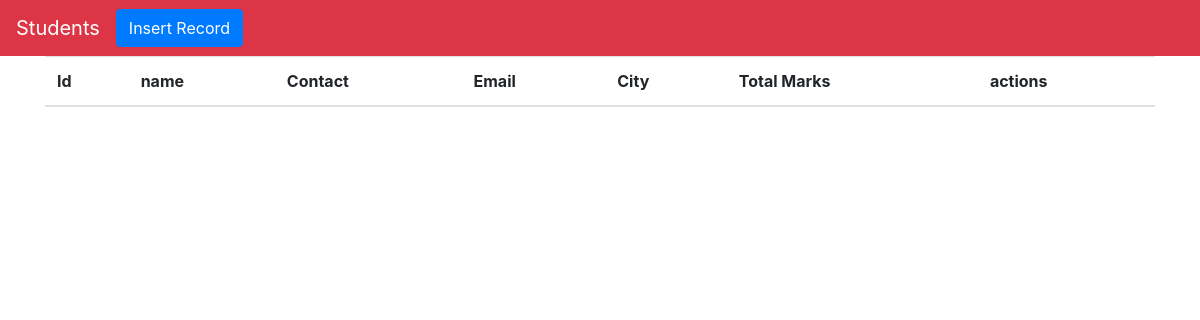
Before: / with the older database file.
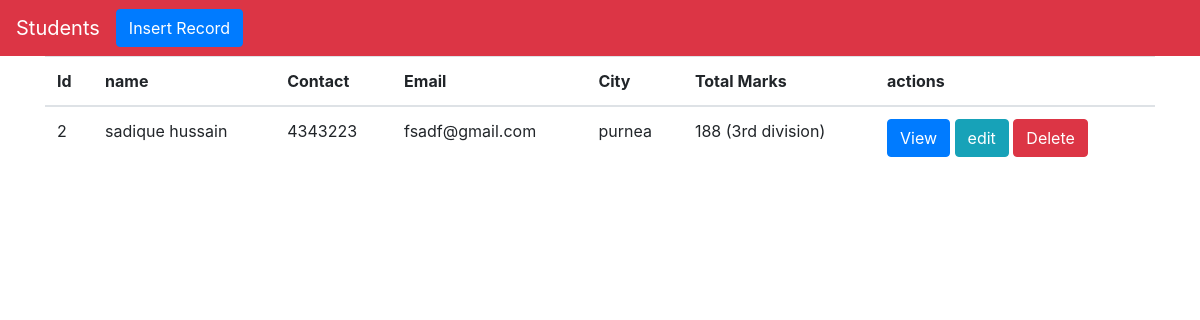
After: the same page with the newer database file.
### students/models.py (models this page shows)
class Student(models.Model):
    name = models.CharField(max_length=200)
    email = models.CharField(max_length=200)
    contact = models.IntegerField(default=0)
    city = models.CharField(max_length=200)
    maths = models.IntegerField(default=0)
    sci = models.IntegerField(default=0)
    sst = models.IntegerField(default=0)
    hindi = models.IntegerField(default=0)
    english = models.IntegerField(default=0)
    def get_total(self):
        return self.maths + self.sci + self.hindi + self.english + self.sst
    def get_result(self):
        if(self.get_total() >= 300):
            return "1st division"
        elif(self.get_total() >= 250):
            return "2nd division"
        elif(self.get_total() >= 150):
            return "3rd division"
        else:
            return "pappu fail"

### students/views.py (the view)
# urls.py: path('', StudentsList.as_view(),name="student_list"),
class StudentsList(ListView):
    model = Student

### templates/students/student_list.html
{% extends 'students/base.html' %}
{% block content %}
    <div class="container">
    <div class="row">
        <div class="col-lg-12">
            <table class="table">
                <thead>
                    <tr>
                        <th>Id</th>
                        <th>name</th>
                        <th>Contact</th>
                        <th>Email</th>
                        <th>City</th>
                        <th>Total Marks</th>
                        <th>actions</th>
                    </tr>
                    {% for std in object_list %}
                        <tr>
                        <td>{{ std.id }}</td>
                        <td>{{ std.name }}</td>
                        <td>{{ std.contact }}</td>
                        <td>{{ std.email }}</td>
                        <td>{{ std.city }}</td>
                        <td>
                            {{ std.get_total }}  ({{ std.get_result }})
                        </td>
                        <td>
                            <a href="{% url 'student_details' std.id %}" class="btn btn-primary">View</a>
                            <a href="{% url 'student_update' std.id %}" class="btn btn-info">edit</a>
                            <a href="{% url 'student_delete' std.id %}" class="btn btn-danger">Delete</a>
                        </td>
                        </tr>
                    {% endfor %}
                </thead>
            </table>
        </div>
    </div>
    </div>
{% endblock %}

### templates/students/base.html (shortened to what this page needs)
<!DOCTYPE html>
<html lang="en">
<head>
    <link rel="stylesheet" href="https://stackpath.bootstrapcdn.com/bootstrap/4.5.0/css/bootstrap.min.css">
</head>
<body>
<nav class="navbar navbar-expand-lg navbar-dark bg-danger">
    <a href="" class="navbar-brand">Students</a>
    <ul class="navbar-nav">
        <li class="nav-item">
            <a href="{% url 'student_create' %}" class="btn btn-primary">Insert Record</a>
        </li>
    </ul>
</nav>
{% block content %}
{% endblock %}
</body>
</html>

Changed rows visible on the page:
added Student: id "2", name "sadique hussain", contact "4343223", email "fsadf@gmail.com", city "purnea", get_total "188", get_result "3rd division"
